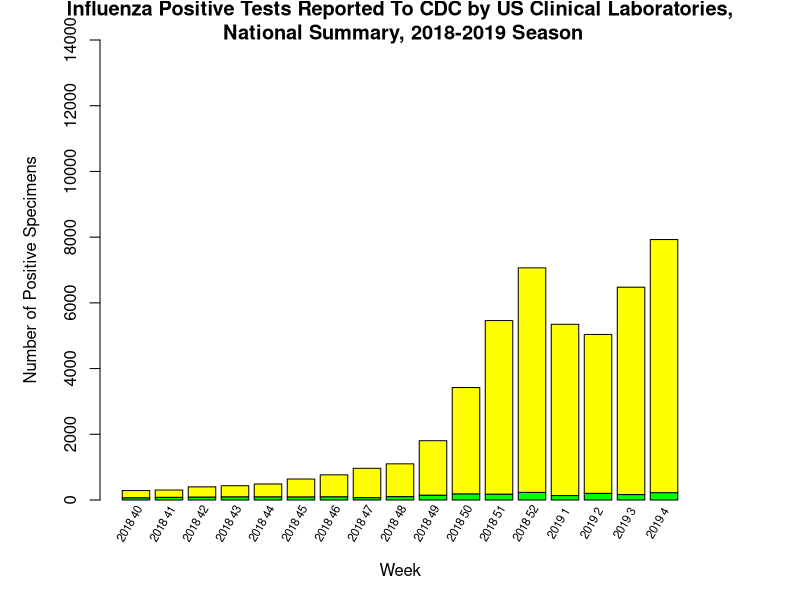

Source code (R): (Note: this script raises an error after producing the figure.)
#Group Members: Omkar Thorat (omkarsun) and Abhishek Bhave (abhave)

#setwd("C:/Users/abhis/Desktop/us/Courses/DIC 587/PA1/Part 2")

# Read the file and process it
data <-read.csv("WHO_NREVSS_Clinical_Labs.csv")
data <- data[1:17,]
x <- data.frame(data$TOTAL.B,data$TOTAL.A)

#Combining the year and week column to make the x axis values unique
# Reference :https://www.rdocumentation.org/packages/base/versions/3.5.2/topics/factor
data$Year.Week <- paste(data$YEAR,data$WEEK)
x1 <- as.character(data$Year.Week)
x1 <- factor(x1, levels=unique(x1))

#png("clinical.png",width=600,height=600)
#Plotting the plot
par(mar = c(5,5,2,5))
# Reference :https://www.statmethods.net/graphs/bar.html
# Reference :https://stackoverflow.com/questions/10286473/rotating-x-axis-labels-in-r-for-barplot
b <- with(x,barplot(t(x),main="Influenza Positive Tests Reported To CDC by US Clinical Laboratories,\n National Summary, 2018-2019 Season",
             xlab="Week", col=c("green","yellow"),ylim=c(0,14000),ylab="Number of Positive Specimens"))
text(cex=0.7,x=b-0.25,y=b-720.25,data$Year.Week,xpd=TRUE,srt=60)

par(new=T)

with(x,plot(x1, data$PERCENT.POSITIVE,axes=F,pch=16,xlab="",ylab="",cex=1,ylim=c(0,35),lwd=0),xaxt="n")
axis(side=4)

#Adding the lines
# Reference :https://www.statmethods.net/graphs/line.html
lines(x1,data$PERCENT.POSITIVE,col="black",type="l",lwd=1)
lines(x1,data$PERCENT.A,col="gold",type="l",lty=2,lwd=1)
lines(x1,data$PERCENT.B,col="darkgreen",type="l",lty=2,lwd=1)
mtext(side=4,line=3,"Percent Positive")

# Adding the legend
# Reference :http://www.sthda.com/english/wiki/add-legends-to-plots-in-r-software-the-easiest-way
legend("left",c("Percent Positive","% Positive Flu A",
"% Positive Flu B"),col=c("black","gold","darkgreen"),lwd=1,lty=c(1,2,2),horiz = FALSE,cex=0.9,bty="n")
legend("topleft",c("A","B"),fill=c("yellow","green"),cex=0.9,bty="n")


#dev.off()










